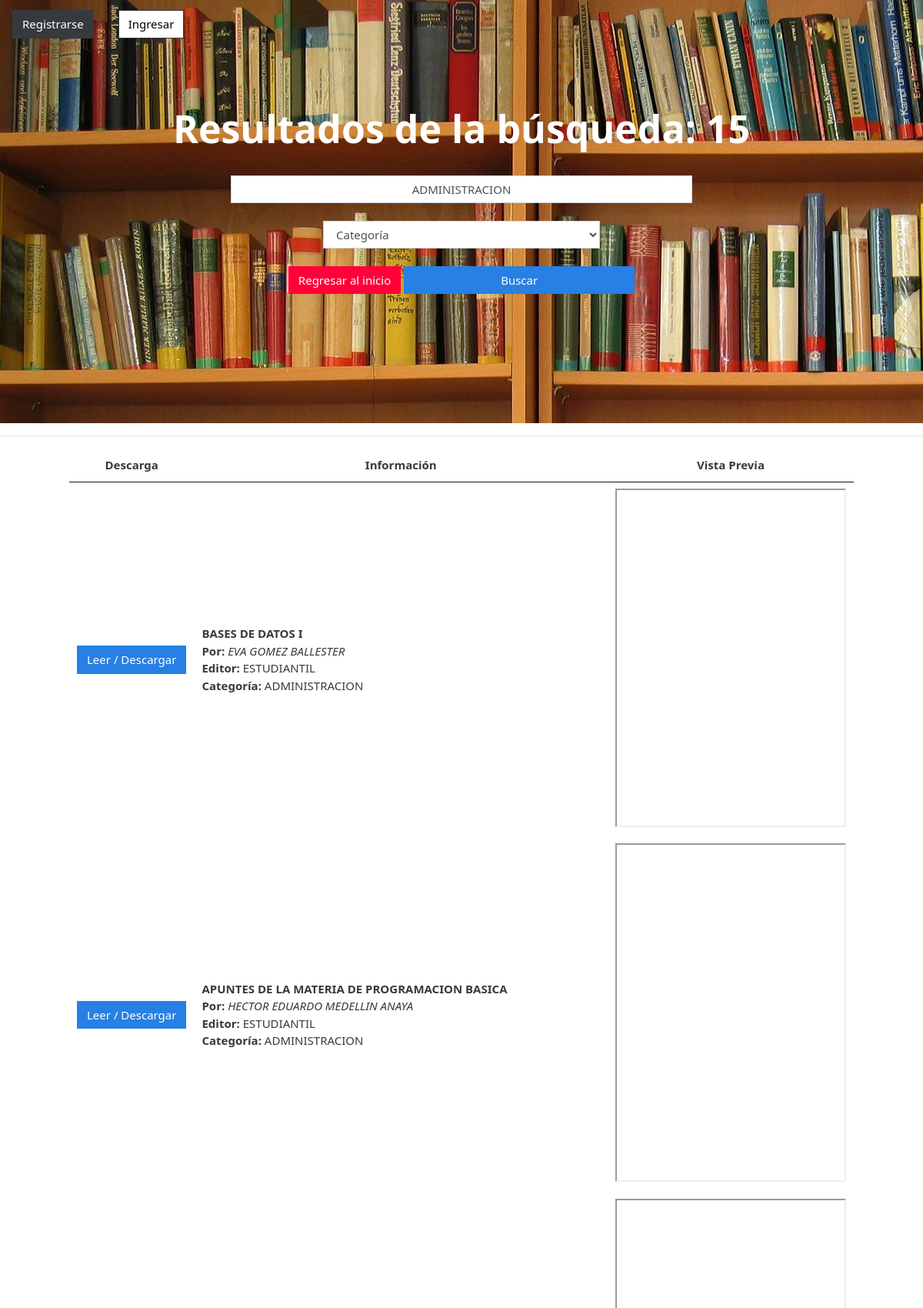
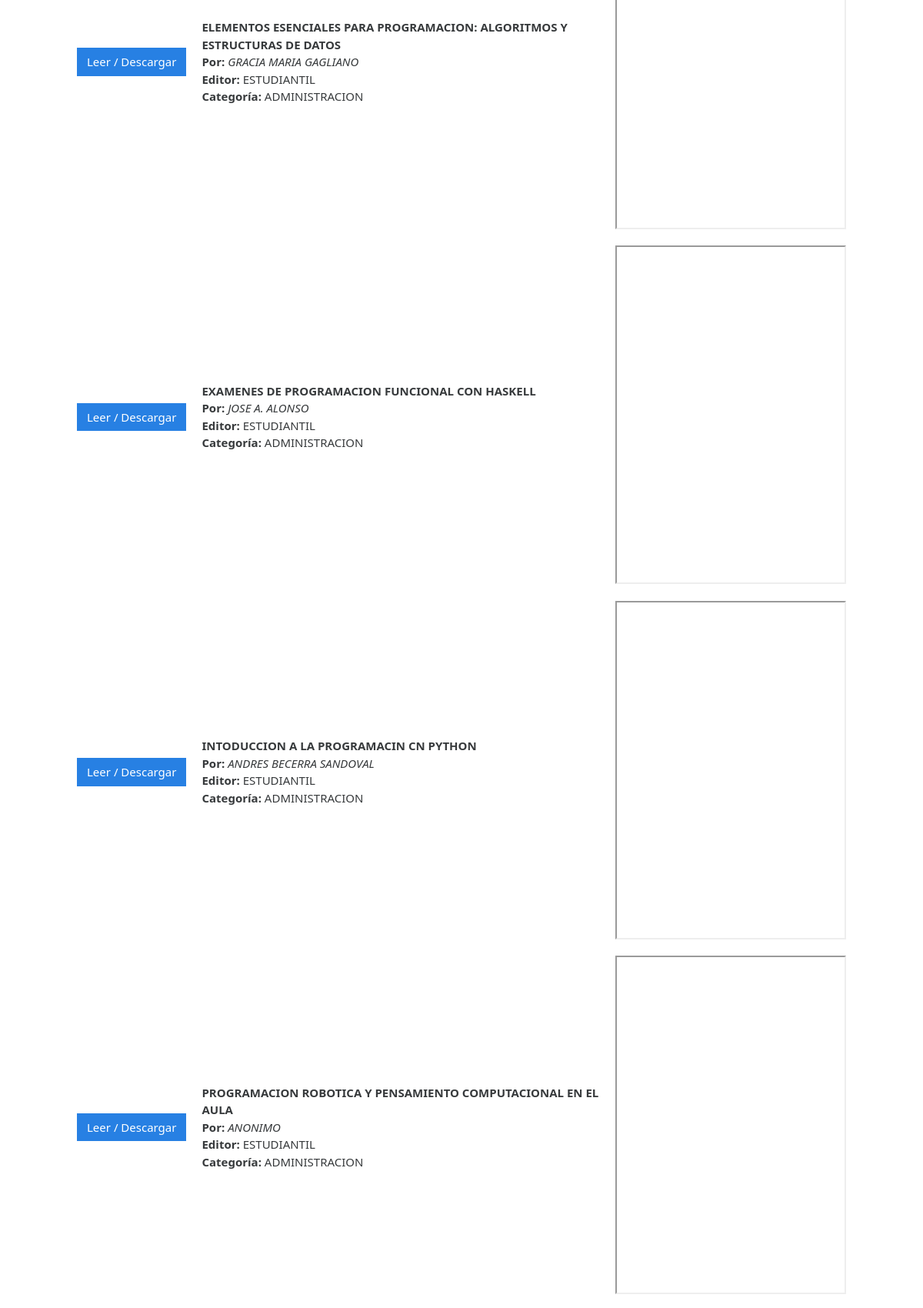
Page /view/search.php?master-search=ADMINISTRACION&filter-search=categoria (upper part) on the committed database (2 pictures, top to bottom).
### tables this page shows
create table IF NOT EXISTS libro (
	id_libro int unsigned not null auto_increment,
  id_autor int not null,
  id_categoria smallint not null,
  id_editorial int not null,
  libro varchar(150) default null,
  tamanio int unsigned default null,
  tipo varchar(150) default null,
  nombre_archivo varchar(255) default null,
 	constraint PKLibro primary key (id_libro),
 	constraint FKAutor foreign key (id_autor) references autor(id_autor),
 	constraint FKCategoria foreign key (id_categoria) references categoria(id_categoria),
 	constraint FKEditorial foreign key (id_editorial) references editorial(id_editorial)
);

create table autor(
 	id_autor int not null auto_increment,
 	autor varchar(200) not null,
 	constraint PKAutor primary key (id_autor)
);

create table editorial(
 	id_editorial int not null auto_increment,
 	editorial varchar(100) not null,
 	constraint PKEditorial primary key (id_editorial)
);

create table categoria(
 	id_categoria smallint not null auto_increment,
 	categoria varchar(100) not null,
 	constraint PKCategoria primary key (id_categoria)
);

### model/functions_bd.php (called while the page is built, shortened)
<?php
	class functions{
		private $conexion;
		function __construct(){
            $this->conexion=mysqli_connect("localhost", "root", "caps2300", "biblioteca");
		}
		public function tablaBusqueda($search, $filter){
			if ($filter=="all") {
				$query="select d.id_libro, d.libro, d.nombre_archivo, a.autor, b.id_categoria, b.categoria, c.id_editorial, c.editorial from libro d inner join autor a on(d.id_autor = a.id_autor) inner join categoria b on(d.id_categoria = b.id_categoria) inner join editorial c on(d.id_editorial = c.id_editorial) where a.autor like '%".$search."%' or b.categoria like '%".$search."%' or c.editorial like '%".$search."%' or d.libro like '%".$search."%' ";
			} elseif ($filter=="categoria") {
				$query="select d.id_libro, d.libro, d.nombre_archivo, a.autor, b.id_categoria, b.categoria, c.id_editorial, c.editorial from libro d inner join autor a on(d.id_autor = a.id_autor) inner join categoria b on(d.id_categoria = b.id_categoria) inner join editorial c on(d.id_editorial = c.id_editorial) where b.categoria like '%".$search."%' ";
			}
			$rs=mysqli_query($this->conexion, $query);
			return $rs;
		}
	}
?>

### view/search.php (the view, shortened to what this page needs)
<?php
	include_once "../model/functions_bd.php";
	$bd=new functions();
	$master_search=$_GET["master-search"];
	$filter_search=$_GET["filter-search"];
	$rsSearch=$bd->tablaBusqueda($master_search, $filter_search);
	$rsSearch2=$bd->tablaBusqueda($master_search, $filter_search);
	$admin=$_SESSION['admin'];
	if ($admin=="t") {
		$rows=mysqli_num_rows($rsSearch2);
	} else {
		$rows=mysqli_num_rows($rsSearch);
	}
?>
<!DOCTYPE html>
<html>
<head>
	<link rel="stylesheet" type="text/css" href="css/cosmo.css">
	<link rel="stylesheet" type="text/css" href="css/style.css">
	<link rel="stylesheet" type="text/css" href="css/dt.css">
</head>
<body>
	<center>
		<div id="container">
			<div id="banner-search">
				<nav class="navbar navbar-expand-lg" id="nav-top">
				  	<a class="navbar-brand" href="register.php" id="title-nav"><button type="button" class="btn btn-secondary" id="btn-register">Registrarse</button></a>
				  	<a class="navbar-brand" href="login.php" id="title-nav"><button type="button" class="btn btn-secondary" id="btn-login">Ingresar</button></a>
				</nav>
				<br>
				<br>
				<br>
				<strong id="frase" style="font-size:50px">Resultados de la búsqueda: <?php echo $rows; ?></strong>
				<br>
				<br>
				<form action="search.php#table-user-container" method="GET">
					<input type="text" name="master-search" value="<?php echo $master_search; ?>" placeholder="Búsqueda" class="form-control" id="text-search" autocomplete="off" required>
					<br>
					<select name="filter-search" class="form-control" id="filter-search">
						<option value="categoria">Categoría</option>
					</select>
					<br>
					<a href="../" id="btn-back"><button type="button" class="btn btn-danger">Regresar al inicio</button></a>
					<button type="submit" class="btn btn-primary" id="btn-search">Buscar</button>
				</form>
			</div>
			<hr>
			<div id="table-user-container">
				<table id="search-table-user">
					<thead style="text-align:center;">
						<th style="width:15%">Descarga</th><th>Información</th><th>Vista Previa</th>
					</thead>
					<?php
						if ($rows==0) {
							echo "<tr style='text-align:center;'>";
							echo "<td colspan='3'><h3>No se encontraron resultados :(</h3></td>";
							echo "</tr>";
						} else {
							while ($value=mysqli_fetch_array($rsSearch)) {
								echo "<tr>";
								echo "<td style='text-align:center;'><a target='_blank' href='../controller/email/email.php?libro=$value[1]&pdf=$value[2]'><button type='button' class='btn btn-primary'>Leer / Descargar</button></a></td><td><b>$value[1]</b><br><b>Por: </b><i>$value[3]</i><br><b>Editor: </b>$value[7]<br><b>Categoría: </b> $value[5]</td><td style='text-align:center;'><iframe src='../controller/library/$value[2]' style='width:300px; height:440px;'></iframe></td>";
								echo "</tr>";
							}
						}
					?>
				</table>
			</div>
		</div>
	</center>
</body>
</html>

### view/css/style.css (style rules this page uses)
#banner-search { width:device-width; background-image:url(../img/search_banner.png); background-image:cover; height:550px; }
#text-search { width:50%; text-align:center; }
#filter-search { width:30%; }
#nav-top { background-color:transparent; }
#title-nav { color:white; text-align:center; }
#btn-login { background-color:white; color:black; }
#frase { color:white; font-size:25px; }
#btn-search { width:25%; }
#btn-back { width:25%; }
#search-table-user { width:85%; }

### view/css/dt.css (style rules this page uses)
table.dataTable { width:100%;margin:0 auto;clear:both;border-collapse:separate;border-spacing:0 }
table.dataTable thead th,table.dataTable tfoot th { font-weight:bold }
table.dataTable thead th,table.dataTable thead td { padding:10px 18px;border-bottom:1px solid #111 }
table.dataTable thead .sorting,table.dataTable thead .sorting_asc,table.dataTable thead .sorting_desc,table.dataTable thead .sorting_asc_disabled,table.dataTable thead .sorting_desc_disabled { cursor:pointer;*cursor:hand;background-repeat:no-repeat;background-position:center right }
table.dataTable thead .sorting { background-image:url("../images/sort_both.png") }
table.dataTable thead .sorting_asc { background-image:url("../images/sort_asc.png") }
table.dataTable tbody tr { background-color:#ffffff }
table.dataTable tbody th,table.dataTable tbody td { padding:8px 10px }
table.dataTable.no-footer { border-bottom:1px solid #111 }
table.dataTable,table.dataTable th,table.dataTable td { box-sizing:content-box }

### rows in the picture
libro: libro "BASES DE DATOS I", id_autor.autor "EVA GOMEZ BALLESTER", id_editorial.editorial "ESTUDIANTIL", id_categoria.categoria "ADMINISTRACION"
libro: libro "APUNTES DE LA MATERIA DE PROGRAMACION BASICA", id_autor.autor "HECTOR EDUARDO MEDELLIN ANAYA", id_editorial.editorial "ESTUDIANTIL", id_categoria.categoria "ADMINISTRACION"
libro: libro "ELEMENTOS ESENCIALES PARA PROGRAMACION: ALGORITMOS Y ESTRUCTURAS DE DATOS", id_autor.autor "GRACIA MARIA GAGLIANO", id_editorial.editorial "ESTUDIANTIL", id_categoria.categoria "ADMINISTRACION"
libro: libro "EXAMENES DE PROGRAMACION FUNCIONAL CON HASKELL", id_autor.autor "JOSE A. ALONSO", id_editorial.editorial "ESTUDIANTIL", id_categoria.categoria "ADMINISTRACION"
libro: libro "INTODUCCION A LA PROGRAMACIN CN PYTHON", id_autor.autor "ANDRES BECERRA SANDOVAL", id_editorial.editorial "ESTUDIANTIL", id_categoria.categoria "ADMINISTRACION"
libro: libro "PROGRAMACION ROBOTICA Y PENSAMIENTO COMPUTACIONAL EN EL AULA", id_autor.autor "ANONIMO", id_editorial.editorial "ESTUDIANTIL", id_categoria.categoria "ADMINISTRACION"

### other values in the picture
$rows "15"
